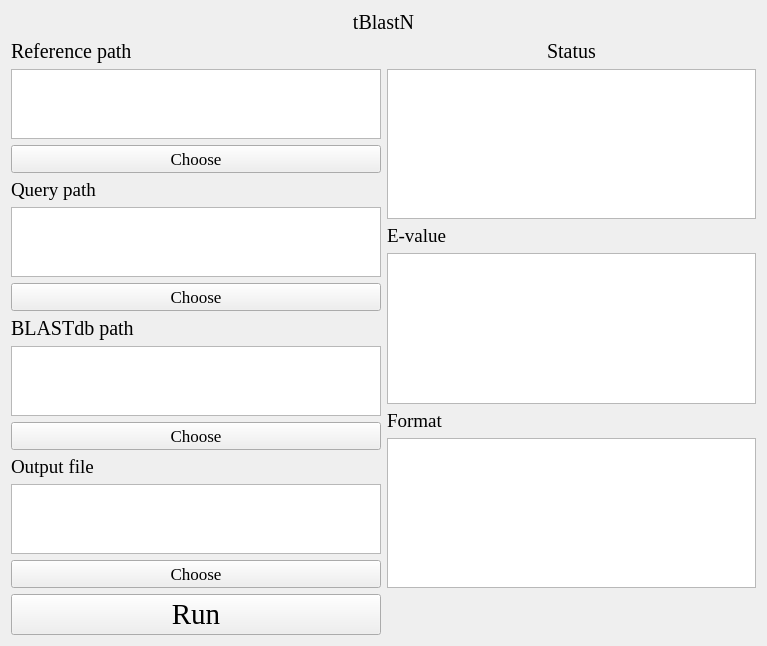
<?xml version="1.0" encoding="UTF-8"?>
<ui version="4.0">
 <class>Form</class>
 <widget class="QWidget" name="Form">
  <property name="geometry">
   <rect>
    <x>0</x>
    <y>0</y>
    <width>767</width>
    <height>643</height>
   </rect>
  </property>
  <property name="windowTitle">
   <string>Form</string>
  </property>
  <property name="styleSheet">
   <string notr="true">background-image: url(D:/tools/Pycharm/pyqt/logo/green_back.png);</string>
  </property>
  <layout class="QGridLayout" name="gridLayout_6">
   <item row="2" column="0">
    <layout class="QGridLayout" name="gridLayout_5">
     <item row="0" column="0">
      <widget class="QPushButton" name="pushButton">
       <property name="font">
        <font>
         <family>Times New Roman</family>
         <pointsize>22</pointsize>
        </font>
       </property>
       <property name="styleSheet">
        <string notr="true">background-image: url(D:/Documents/Desktop/white.png)</string>
       </property>
       <property name="text">
        <string>Run</string>
       </property>
      </widget>
     </item>
    </layout>
   </item>
   <item row="1" column="0">
    <layout class="QGridLayout" name="gridLayout">
     <item row="3" column="0">
      <widget class="QLabel" name="label_7">
       <property name="font">
        <font>
         <family>Times New Roman</family>
         <pointsize>14</pointsize>
        </font>
       </property>
       <property name="text">
        <string>Query path</string>
       </property>
       <property name="alignment">
        <set>Qt::AlignLeading|Qt::AlignLeft|Qt::AlignVCenter</set>
       </property>
      </widget>
     </item>
     <item row="0" column="0">
      <widget class="QLabel" name="label_2">
       <property name="font">
        <font>
         <family>Times New Roman</family>
         <pointsize>15</pointsize>
        </font>
       </property>
       <property name="text">
        <string>Reference path</string>
       </property>
       <property name="alignment">
        <set>Qt::AlignLeading|Qt::AlignLeft|Qt::AlignVCenter</set>
       </property>
      </widget>
     </item>
     <item row="6" column="0">
      <widget class="QLabel" name="label_6">
       <property name="font">
        <font>
         <family>Times New Roman</family>
         <pointsize>15</pointsize>
        </font>
       </property>
       <property name="text">
        <string>BLASTdb path</string>
       </property>
       <property name="alignment">
        <set>Qt::AlignLeading|Qt::AlignLeft|Qt::AlignVCenter</set>
       </property>
      </widget>
     </item>
     <item row="1" column="0">
      <widget class="QTextBrowser" name="textBrowser_2">
       <property name="sizePolicy">
        <sizepolicy hsizetype="Expanding" vsizetype="Expanding">
         <horstretch>0</horstretch>
         <verstretch>0</verstretch>
        </sizepolicy>
       </property>
       <property name="maximumSize">
        <size>
         <width>16777215</width>
         <height>16777215</height>
        </size>
       </property>
       <property name="styleSheet">
        <string notr="true">background-image: url(D:/Documents/Desktop/white.png)</string>
       </property>
      </widget>
     </item>
     <item row="9" column="0">
      <widget class="QLabel" name="label_5">
       <property name="font">
        <font>
         <family>Times New Roman</family>
         <pointsize>14</pointsize>
        </font>
       </property>
       <property name="text">
        <string>Output file</string>
       </property>
       <property name="alignment">
        <set>Qt::AlignLeading|Qt::AlignLeft|Qt::AlignVCenter</set>
       </property>
      </widget>
     </item>
     <item row="10" column="0">
      <widget class="QTextBrowser" name="textBrowser_5">
       <property name="sizePolicy">
        <sizepolicy hsizetype="Expanding" vsizetype="Expanding">
         <horstretch>0</horstretch>
         <verstretch>0</verstretch>
        </sizepolicy>
       </property>
       <property name="maximumSize">
        <size>
         <width>16777215</width>
         <height>16777215</height>
        </size>
       </property>
       <property name="styleSheet">
        <string notr="true">background-image: url(D:/Documents/Desktop/white.png)</string>
       </property>
      </widget>
     </item>
     <item row="4" column="0">
      <widget class="QTextBrowser" name="textBrowser_3">
       <property name="sizePolicy">
        <sizepolicy hsizetype="Expanding" vsizetype="Expanding">
         <horstretch>0</horstretch>
         <verstretch>0</verstretch>
        </sizepolicy>
       </property>
       <property name="maximumSize">
        <size>
         <width>16777215</width>
         <height>16777215</height>
        </size>
       </property>
       <property name="styleSheet">
        <string notr="true">background-image: url(D:/Documents/Desktop/white.png)</string>
       </property>
      </widget>
     </item>
     <item row="8" column="0">
      <widget class="QPushButton" name="pushButton_4">
       <property name="font">
        <font>
         <family>Times New Roman</family>
         <pointsize>13</pointsize>
        </font>
       </property>
       <property name="text">
        <string>Choose</string>
       </property>
      </widget>
     </item>
     <item row="5" column="0">
      <widget class="QPushButton" name="pushButton_3">
       <property name="font">
        <font>
         <family>Times New Roman</family>
         <pointsize>13</pointsize>
        </font>
       </property>
       <property name="text">
        <string>Choose</string>
       </property>
      </widget>
     </item>
     <item row="2" column="0">
      <widget class="QPushButton" name="pushButton_2">
       <property name="font">
        <font>
         <family>Times New Roman</family>
         <pointsize>13</pointsize>
        </font>
       </property>
       <property name="text">
        <string>Choose</string>
       </property>
      </widget>
     </item>
     <item row="7" column="0">
      <widget class="QTextBrowser" name="textBrowser_4">
       <property name="sizePolicy">
        <sizepolicy hsizetype="Expanding" vsizetype="Expanding">
         <horstretch>0</horstretch>
         <verstretch>0</verstretch>
        </sizepolicy>
       </property>
       <property name="maximumSize">
        <size>
         <width>16777215</width>
         <height>16777215</height>
        </size>
       </property>
       <property name="styleSheet">
        <string notr="true">background-image: url(D:/Documents/Desktop/white.png)</string>
       </property>
      </widget>
     </item>
     <item row="11" column="0">
      <widget class="QPushButton" name="pushButton_5">
       <property name="font">
        <font>
         <family>Times New Roman</family>
         <pointsize>13</pointsize>
        </font>
       </property>
       <property name="text">
        <string>Choose</string>
       </property>
      </widget>
     </item>
    </layout>
   </item>
   <item row="1" column="1">
    <layout class="QGridLayout" name="gridLayout_3">
     <item row="3" column="0">
      <widget class="QTextEdit" name="textEdit">
       <property name="sizePolicy">
        <sizepolicy hsizetype="Expanding" vsizetype="Expanding">
         <horstretch>0</horstretch>
         <verstretch>0</verstretch>
        </sizepolicy>
       </property>
       <property name="maximumSize">
        <size>
         <width>16777215</width>
         <height>16777215</height>
        </size>
       </property>
       <property name="styleSheet">
        <string notr="true">background-image: url(D:/Documents/Desktop/white.png)</string>
       </property>
      </widget>
     </item>
     <item row="2" column="0">
      <widget class="QLabel" name="label_8">
       <property name="font">
        <font>
         <family>Times New Roman</family>
         <pointsize>14</pointsize>
        </font>
       </property>
       <property name="text">
        <string>E-value</string>
       </property>
       <property name="alignment">
        <set>Qt::AlignLeading|Qt::AlignLeft|Qt::AlignVCenter</set>
       </property>
      </widget>
     </item>
     <item row="1" column="0">
      <widget class="QTextBrowser" name="textBrowser">
       <property name="sizePolicy">
        <sizepolicy hsizetype="Expanding" vsizetype="Expanding">
         <horstretch>0</horstretch>
         <verstretch>0</verstretch>
        </sizepolicy>
       </property>
       <property name="maximumSize">
        <size>
         <width>16777215</width>
         <height>16777215</height>
        </size>
       </property>
       <property name="styleSheet">
        <string notr="true">background-image: url(D:/Documents/Desktop/white.png)</string>
       </property>
      </widget>
     </item>
     <item row="0" column="0">
      <widget class="QLabel" name="label_4">
       <property name="sizePolicy">
        <sizepolicy hsizetype="Expanding" vsizetype="Maximum">
         <horstretch>0</horstretch>
         <verstretch>0</verstretch>
        </sizepolicy>
       </property>
       <property name="font">
        <font>
         <family>Times New Roman</family>
         <pointsize>15</pointsize>
        </font>
       </property>
       <property name="text">
        <string>Status</string>
       </property>
       <property name="alignment">
        <set>Qt::AlignCenter</set>
       </property>
      </widget>
     </item>
     <item row="4" column="0">
      <widget class="QLabel" name="label_9">
       <property name="font">
        <font>
         <family>Times New Roman</family>
         <pointsize>14</pointsize>
        </font>
       </property>
       <property name="text">
        <string>Format</string>
       </property>
       <property name="alignment">
        <set>Qt::AlignLeading|Qt::AlignLeft|Qt::AlignVCenter</set>
       </property>
      </widget>
     </item>
     <item row="5" column="0">
      <widget class="QTextEdit" name="textEdit_2">
       <property name="sizePolicy">
        <sizepolicy hsizetype="Expanding" vsizetype="Expanding">
         <horstretch>0</horstretch>
         <verstretch>0</verstretch>
        </sizepolicy>
       </property>
       <property name="maximumSize">
        <size>
         <width>16777215</width>
         <height>16777215</height>
        </size>
       </property>
       <property name="styleSheet">
        <string notr="true">background-image: url(D:/Documents/Desktop/white.png)</string>
       </property>
      </widget>
     </item>
    </layout>
   </item>
   <item row="0" column="0" colspan="2">
    <layout class="QGridLayout" name="gridLayout_8">
     <item row="0" column="0">
      <widget class="QLabel" name="label">
       <property name="font">
        <font>
         <family>Times New Roman</family>
         <pointsize>15</pointsize>
        </font>
       </property>
       <property name="text">
        <string>tBlastN</string>
       </property>
       <property name="alignment">
        <set>Qt::AlignCenter</set>
       </property>
      </widget>
     </item>
    </layout>
   </item>
  </layout>
 </widget>
 <resources/>
 <connections/>
</ui>
